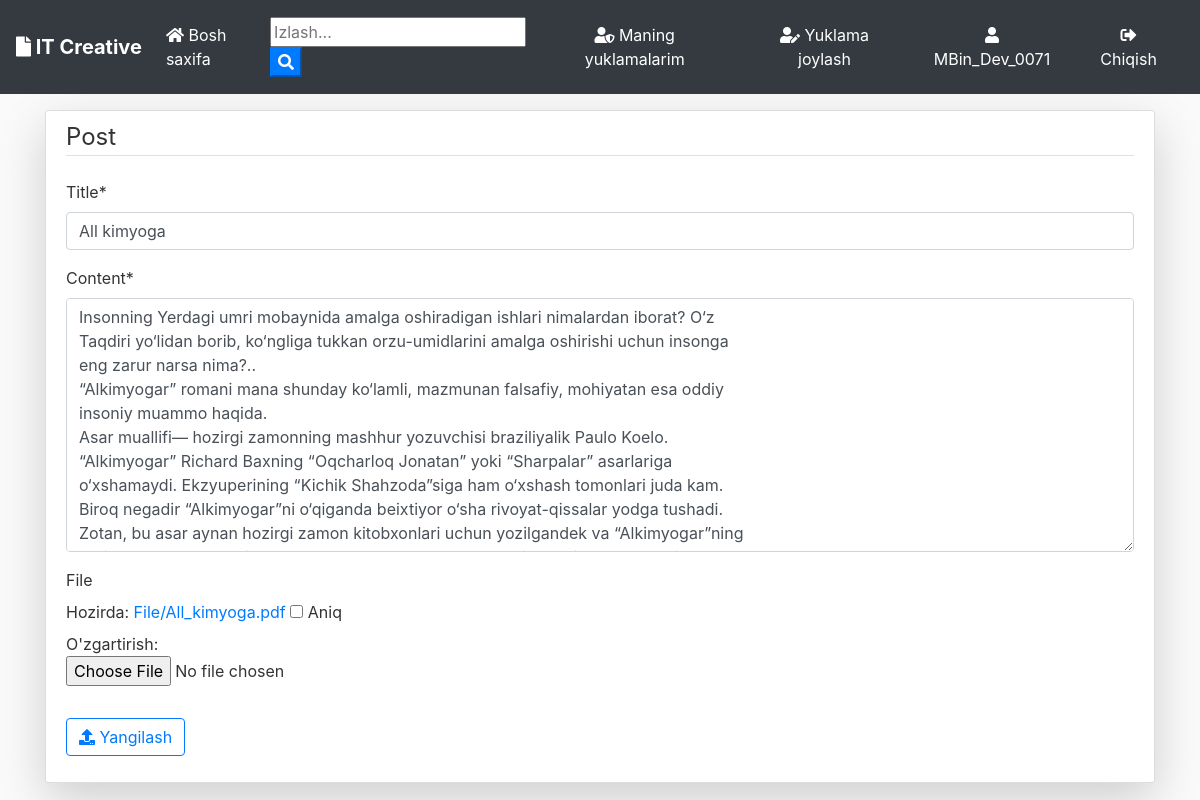
/post/18/update/ (signed in), run on an earlier commit of the app's database.
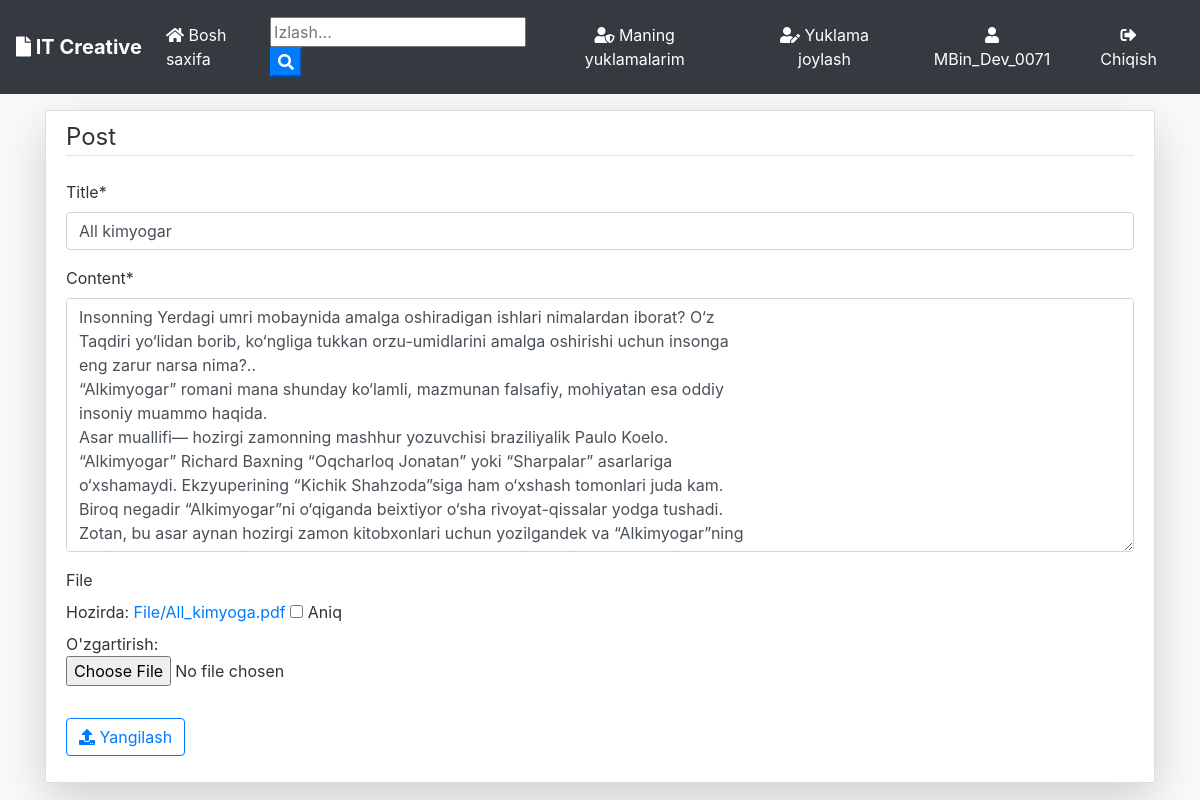
And on a later commit of the database.
### blog/models.py (models this page shows, shortened)
class Post(models.Model):
	title = models.CharField(max_length=100)
	file = models.FileField(null=True,blank=True,upload_to='File nomi')
	content = models.TextField()
	date_posted = models.DateTimeField(default=timezone.now)
	author = models.ForeignKey(User, on_delete=models.CASCADE)

### blog/views.py (the view, shortened to what this page needs)
# urls.py: path('post/<int:pk>/update/', PostUpdateView.as_view(), name='post-update'),
class PostUpdateView(LoginRequiredMixin, UserPassesTestMixin, UpdateView):
    model = Post
    template_name = 'blog/post_form.html'
    fields = ['title', 'content', 'file']
    def test_func(self):
        post = self.get_object()
        if self.request.user == post.author:
            return True
        return False

### blog/templates/blog/post_form.html (shortened to what this page needs)
{% extends "blog/base.html" %}
{% load crispy_forms_tags %}
{% block content %}
    <div class="content-section pt-2 mt-3 shadow-lg"  >
          <form action="" method="POST" enctype="multipart/form-data">
              <fieldset class="form-group">
                    <legend class="border-bottom mb-4">
                        Post
                    </legend>
                    {{ form|crispy }}
              </fieldset>
              <div class="form-group">
                  <button class="btn btn-outline-primary" type="submit"><i class="fas fa-upload"></i> Yangilash</button>
              </div>
          </form>
      </div>
{% endblock content %}

What changed in the data, as far as the page shows it:
changed Post: title "All kimyoga" → "All kimyogar"
